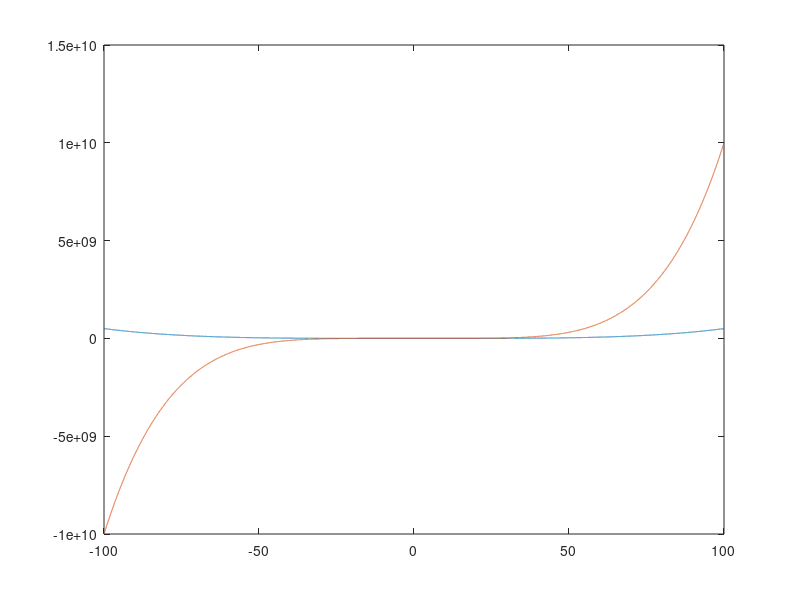

Recreate this plot in MATLAB.
inicio=-100;
fin=100;
paso=0.01;
t=inicio:paso:fin;
f=@(t)(t.^5+2);
c=1;
for n=inicio:paso:fin
deriva(c)=((f(n)-f(n-paso))/paso);
c=c+1;
end
plot(t,deriva)
hold on;
plot(t,f(t))

